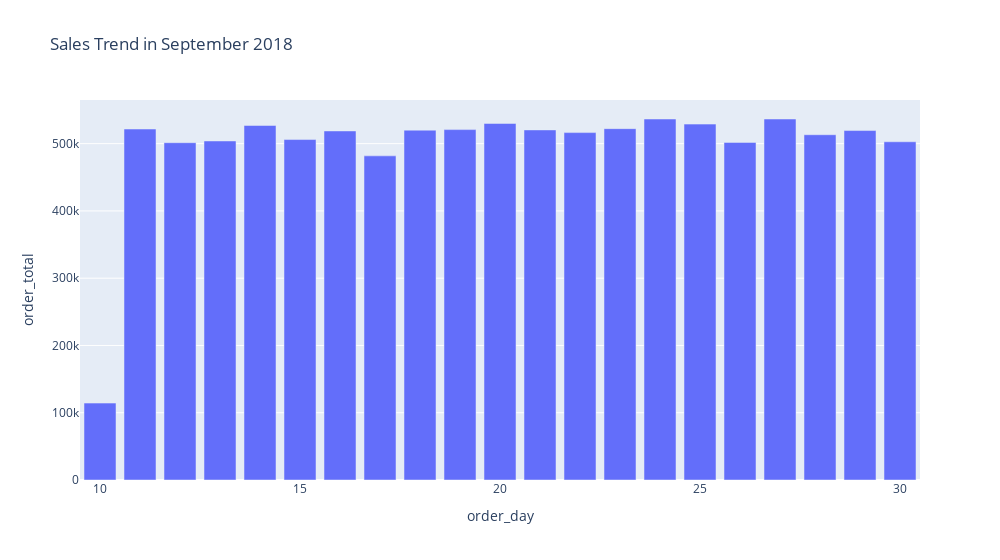

The notebook cell this image was saved under:
### Code cell
# Filtering only to September 2018 transactions
sept_df = fact_order[fact_order["order_month"] == "09"].reset_index(drop=True)

# Creating a bar chart to visualize the sales trend in September 2018
fig2 = px.bar(
    sept_df.groupby("order_day")["order_total"].sum().reset_index(),
    x="order_day",
    y="order_total",
    title="Sales Trend in September 2018",
    width=1000,
)
fig2.show("png")

### Figure 1 — Plotly figure (JSON) as saved in the notebook; plotly's stock layout.template omitted (floating-point values rounded to 4 significant figures)
{"data": [{"alignmentgroup": "True", "hovertemplate": "order_day=%{x}<br>order_total=%{y}<extra></extra>", "legendgroup": "", "marker": {"color": "#636efa", "pattern": {"shape": ""}}, "name": "", "offsetgroup": "", "orientation": "v", "showlegend": false, "textposition": "auto", "type": "bar", "x": [10, 11, 12, 13, 14, 15, 16, 17, 18, 19, 20, 21, 22, 23, 24, 25, 26, 27, 28, 29, 30], "xaxis": "x", "y": [114340, 521740, 501410, 503980, 527010, 506090, 518880, 481850, 520060, 520880, 530040, 520400, 516430, 522280, 536640, 529050, 501830, 536620, 513250, 519470, 502770], "yaxis": "y"}], "layout": {"barmode": "relative", "legend": {"tracegroupgap": 0}, "title": {"text": "Sales Trend in September 2018"}, "width": 1000, "xaxis": {"anchor": "y", "domain": [0, 1], "title": {"text": "order_day"}}, "yaxis": {"anchor": "x", "domain": [0, 1], "title": {"text": "order_total"}}}}
